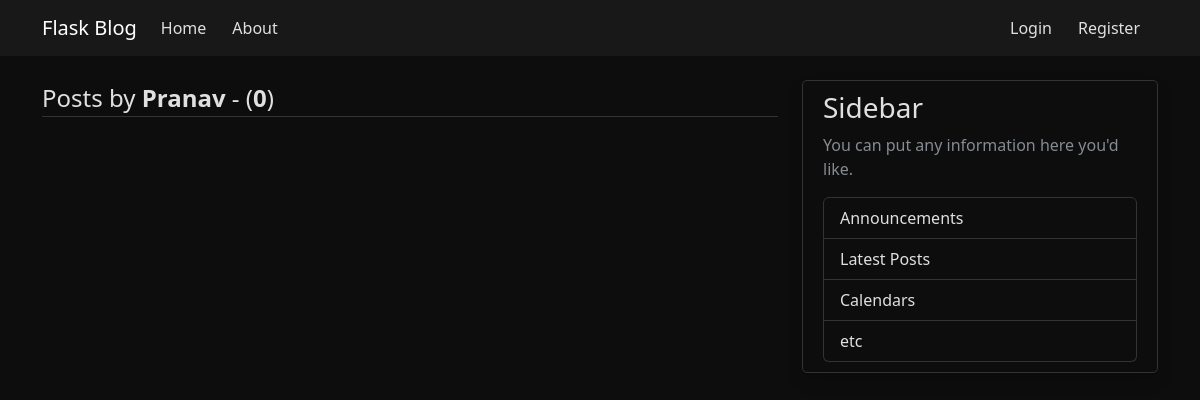
Before: /user/Pranav with the older database file.
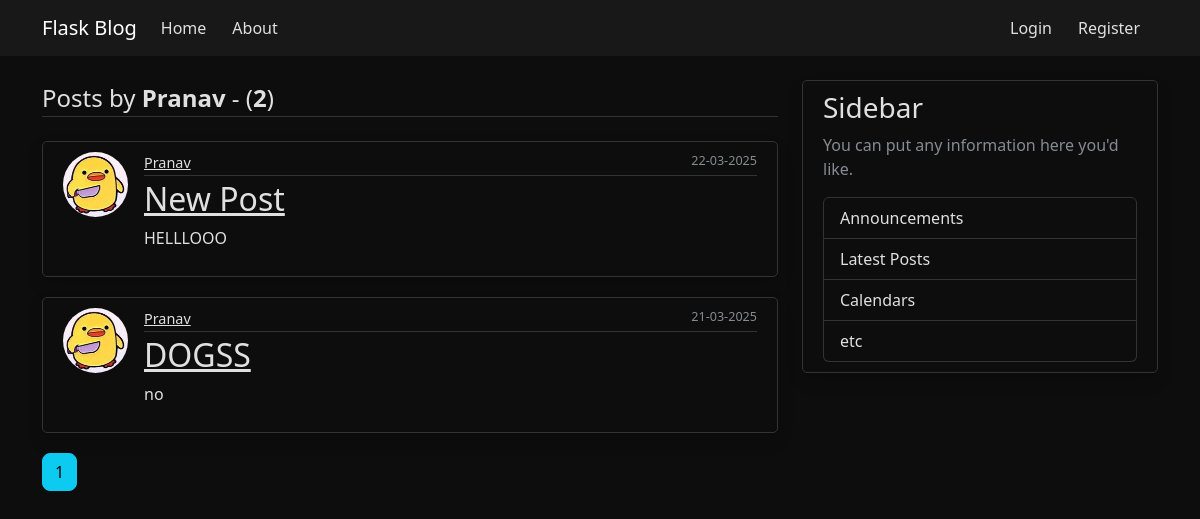
After: the same page with the newer database file.
### flaskblog/models.py (models this page shows, shortened)
class User(db.Model, UserMixin):
    id = db.Column(db.Integer, primary_key=True)
    username = db.Column(db.String(20), unique=True, nullable=False)
    email = db.Column(db.String(120), unique=True, nullable=False)
    image_file = db.Column(db.String(20), nullable=False, default = 'default.jpg')
    password = db.Column(db.String(60), nullable=False)
    posts = db.relationship('Post', backref='author', lazy=True)

class Post(db.Model):
    id = db.Column(db.Integer, primary_key=True)
    title = db.Column(db.String(100), nullable=False)
    '''
    ERROR - All the posts created had the same time even if created after a minute or two.
    Problem - The issue occurs because of how Python's datetime.now() is being used as a default value in your SQLAlchemy model.
    The problem is that datetime.now() is evaluated only once when the model class is loaded, not each time a new Post is created.
    Solution - Changed the datetime.now() to datetime.now
    '''
    date_posted = db.Column(db.DateTime, nullable=False, default = datetime.now)
    content = db.Column(db.Text, nullable = False)
    user_id = db.Column(db.Integer, db.ForeignKey('user.id'))

### flaskblog/users/routes.py (the view)
@users.route("/user/<string:username>")
def user_posts(username):
    page = request.args.get('page', 1, type=int)
    user = User.query.filter_by(username=username).first_or_404()
    posts = Post.query.filter_by(author=user).order_by(Post.date_posted.desc()).paginate(page=page, per_page=5)
    return render_template('user_posts.html', posts=posts, user=user)

### flaskblog/templates/user_posts.html
{% extends 'layout.html' %}
{% block content %}
<legend class="border-bottom mb-4">Posts by <b>{{ user.username }}</b> - (<b>{{posts.total}}</b>)</legend>
{%for post in posts.items%}
<article class="media content-section">
    <div class="d-flex align-items-start">
        <img src="{{ url_for('static', filename='profile_pics/' + post.author.image_file) }}"
            class="rounded-circle article-img">
        <div class="media-body w-100">
            <div class="article-metadata d-flex justify-content-between">
                <a class="mr-2" href="{{url_for('users.user_posts',username=post.author.username)}}">{{
                    post.author.username
                    }}</a>
                <small class="text-muted">{{ post.date_posted.strftime('%d-%m-%Y') }}</small>
            </div>
            <h2><a class="article-title" href="{{url_for('posts.post',post_id=post.id)}}">{{ post.title }}</a></h2>
            <p class="article-content">{{ post.content }}</p>
        </div>
    </div>
</article>
{%endfor%}
{% for page_num in posts.iter_pages(left_edge=1, right_edge=1, left_current=1, right_current=2) %}
{% if page_num%}
{% if posts.page == page_num%}
<a class="btn btn-info mb-4" href="{{url_for('users.user_posts',username=user.username, page=page_num)}}"> {{ page_num
    }} </a>
{% else %}
<a class="btn btn-outline-info mb-4" href="{{url_for('users.user_posts',username=user.username, page=page_num)}}"> {{
    page_num
    }} </a>
{% endif %}
{% else %}
...
{% endif %}
{% endfor %}
{% endblock content %}

### flaskblog/templates/layout.html (shortened to what this page needs)
<!DOCTYPE html>
<html lang="en" data-bs-theme="dark">
<head>
    <link href="https://cdn.jsdelivr.net/npm/bootstrap@5.3.0/dist/css/bootstrap.min.css" rel="stylesheet">
    <link rel="stylesheet" type="text/css" href="{{ url_for('static', filename='main.css') }}">
</head>
<body>
    <header class="site-header">
        <nav class="navbar navbar-expand-md navbar-dark bg-steel fixed-top">
            <div class="container">
                <a class="navbar-brand mr-4" href="/">Flask Blog</a>
                <div class="collapse navbar-collapse" id="navbarToggle">
                    <div class="navbar-nav mr-auto">
                        <a class="nav-item nav-link" href="{{ url_for('main.home') }}">Home</a>
                        <a class="nav-item nav-link" href="{{ url_for('main.about') }}">About</a>
                    </div>
                    <div class="navbar-nav ms-auto">
                        {% if current_user.is_authenticated %}
                        <a class="nav-item nav-link" href="{{ url_for('users.account') }}">Account</a>
                        <a class="nav-item nav-link" href="{{ url_for('users.logout') }}">Logout</a>
                        {% else %}
                        <a class="nav-item nav-link" href="{{ url_for('users.login') }}">Login</a>
                        <a class="nav-item nav-link" href="{{ url_for('users.register') }}">Register</a>
                        {% endif %}
                    </div>
                </div>
            </div>
        </nav>
    </header>
    <main role="main" class="container">
        <div class="row">
            <div class="col-md-8">
                {% block content %}{% endblock %}
            </div>
            <div class="col-md-4">
                <div class="content-section">
                    <h3>Sidebar</h3>
                    <p class='text-muted'>You can put any information here you'd like.</p>
                    <ul class="list-group">
                        <a href="#" class="list-group-item list-group-item-action">Announcements</a>
                        <a href="#" class="list-group-item list-group-item-action">Latest Posts</a>
                        <a href="#" class="list-group-item list-group-item-action">Calendars</a>
                        <a href="#" class="list-group-item list-group-item-action">etc</a>
                    </ul>
                </div>
            </div>
        </div>
    </main>
</body>
</html>

### flaskblog/static/main.css (style rules this page uses)
html { height: 100%; }
body { background: var(--bs-body-bg) !important; color: var(--bs-body-color) !important; margin-top: 5rem; min-height: 100vh; display: flex; flex-direction: column; }
main { flex-grow: 1; }
[data-bs-theme="dark"] { --bs-body-bg: #0d0d0d; --bs-body-color: #e0e0e0; --bs-secondary-bg: #181818; --bs-border-color: #333; --bs-primary: #3399ff; --bs-primary-hover: #1a75ff; --bs-nav-hover: #222222; --bs-text-hover: #66b2ff; --bs-footer-bg: #181818; --bs-footer-text: #e0e0e0; --bs-footer-border: #444; }
.bg-steel { background-color: var(--bs-secondary-bg); }
.site-header .navbar-nav .nav-link { color: var(--bs-body-color); transition: color 0.3s, background-color 0.3s; margin-right: 10px; white-space: nowrap; }
.content-section { background: var(--bs-body-bg); padding: 10px 20px; border: 1px solid var(--bs-border-color); border-radius: 5px; margin-bottom: 20px; box-shadow: var(--bs-box-shadow); }
.article-title { color: var(--bs-body-color); }
.article-content { white-space: pre-line; }
.article-img { height: 65px; width: 65px; margin-right: 16px; object-fit: cover; border-radius: 5px; }
.article-metadata { padding-bottom: 1px; margin-bottom: 4px; border-bottom: 1px solid var(--bs-border-color); font-size: 0.9rem; }
.article-metadata a { color: var(--bs-body-color); }
.list-group-item { background: var(--bs-body-bg); color: var(--bs-body-color); border-color: var(--bs-border-color); }
.btn { border-radius: 8px; transition: all 0.2s ease-in-out; }

Changed rows visible on the page:
added Post: image_file (picture), author.username "Pranav", date_posted "22-03-2025", title "New Post", content "HELLLOOO"
added Post: image_file (picture), author.username "Pranav", date_posted "21-03-2025", title "DOGSS", content "no"
Other visible differences:
{{ posts.total }}: "0" → "2"
new list line: "1"
